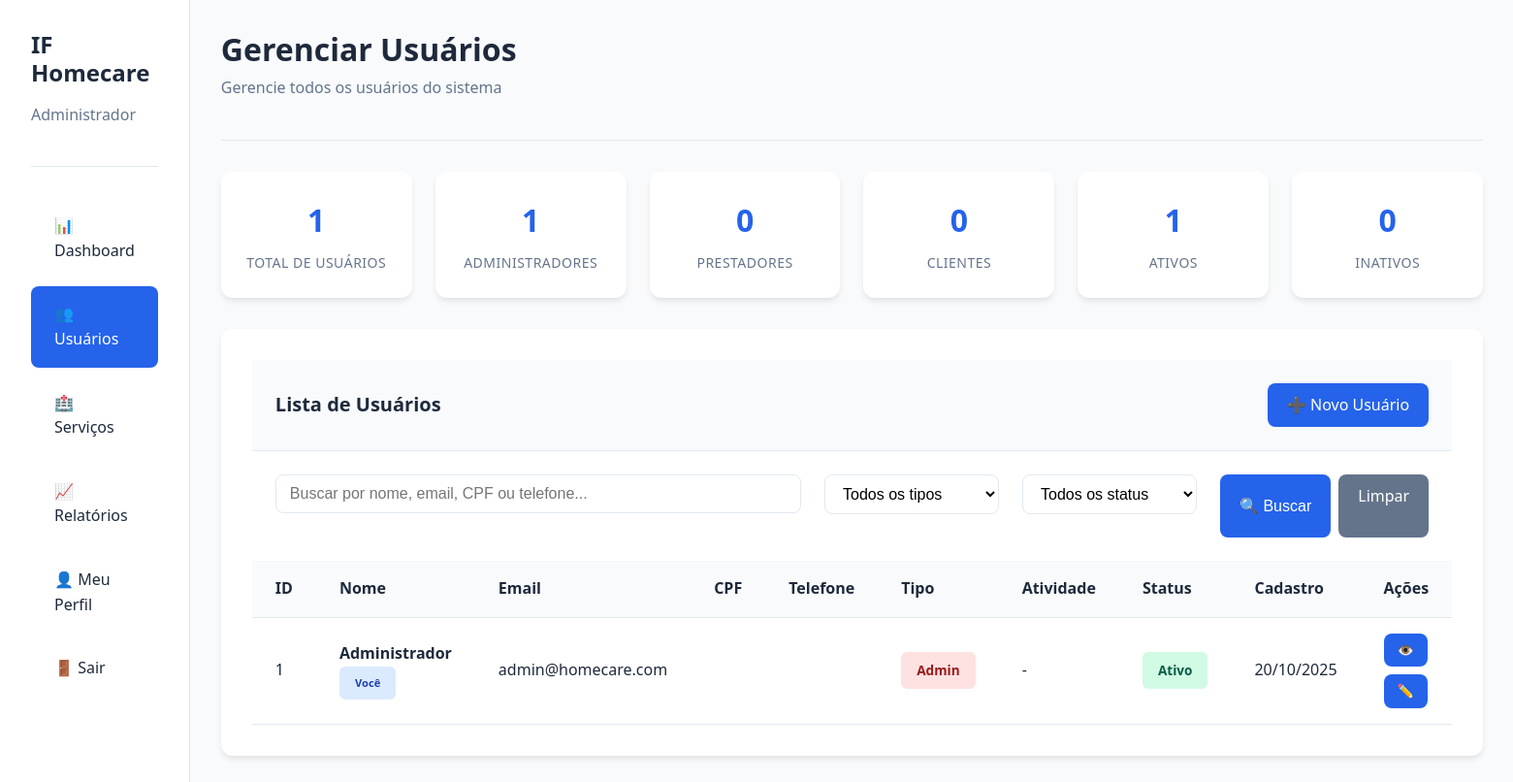
The app's page /admin/usuarios.php (signed in) with its own data.
### tables this page shows
CREATE TABLE usuarios (
    id INT AUTO_INCREMENT PRIMARY KEY,
    nome VARCHAR(100) NOT NULL,
    email VARCHAR(100) NOT NULL UNIQUE,
    senha VARCHAR(255) NOT NULL,
    telefone VARCHAR(20),
    cpf VARCHAR(14) UNIQUE,
    tipo_usuario ENUM('admin', 'prestador', 'cliente') NOT NULL,
    foto_perfil VARCHAR(255) DEFAULT NULL,
    status ENUM('ativo', 'inativo') DEFAULT 'ativo',
    data_cadastro TIMESTAMP DEFAULT CURRENT_TIMESTAMP,
    data_atualizacao TIMESTAMP DEFAULT CURRENT_TIMESTAMP ON UPDATE CURRENT_TIMESTAMP,
    INDEX idx_email (email),
    INDEX idx_tipo_usuario (tipo_usuario),
    INDEX idx_status (status)
);

### includes/funcoes.php (called while the page is built, shortened)
<?php
function isLoggedIn()
{
    return isset($_SESSION['user_id']);
}
function getLoggedUser()
{
    return [
        'id' => $_SESSION['user_id'],
        'nome' => $_SESSION['user_nome'],
        'email' => $_SESSION['user_email'],
        'tipo' => $_SESSION['user_tipo']
    ];
}
function formatDateBR($date)
{
    return date('d/m/Y', strtotime($date));
}

### admin/usuarios.php (the view, shortened to what this page needs)
<?php
$db = getDB();
$user = getLoggedUser();
$search = $_GET['search'] ?? '';
$query = "SELECT u.*,
          (SELECT COUNT(*) FROM solicitacoes WHERE cliente_id = u.id) as total_como_cliente,
          (SELECT COUNT(*) FROM solicitacoes WHERE prestador_id = u.id) as total_como_prestador
          FROM usuarios u WHERE 1=1";
$params = [];
$query .= " ORDER BY u.data_cadastro DESC";
try {
    $stmt = $db->prepare($query);
    $stmt->execute($params);
    $usuarios = $stmt->fetchAll();
} catch (PDOException $e) {
    $usuarios = [];
    $error = "Erro ao buscar usuários";
}
try {
    $stmt = $db->query("SELECT
        COUNT(*) as total,
        SUM(CASE WHEN tipo_usuario = 'admin' THEN 1 ELSE 0 END) as admins,
        SUM(CASE WHEN tipo_usuario = 'prestador' THEN 1 ELSE 0 END) as prestadores,
        SUM(CASE WHEN tipo_usuario = 'cliente' THEN 1 ELSE 0 END) as clientes,
        SUM(CASE WHEN status = 'ativo' THEN 1 ELSE 0 END) as ativos,
        SUM(CASE WHEN status = 'inativo' THEN 1 ELSE 0 END) as inativos
        FROM usuarios
    ");
    $stats = $stmt->fetch();
} catch (PDOException $e) {
    $stats = ['total' => 0, 'admins' => 0, 'prestadores' => 0, 'clientes' => 0, 'ativos' => 0, 'inativos' => 0];
}
?>
<!DOCTYPE html>
<html lang="pt-BR">
<head>
    <link rel="stylesheet" href="../assets/css/style.css">
</head>
<body>
<div class="dashboard">
    <aside class="sidebar">
        <div class="sidebar-header">
            <h3><?= SITE_NAME ?></h3>
            <p>Administrador</p>
        </div>
        <ul class="sidebar-menu">
            <li><a href="index.php">📊 Dashboard</a></li>
            <li><a href="usuarios.php" class="active">👥 Usuários</a></li>
            <li><a href="servicos.php">🏥 Serviços</a></li>
            <li><a href="relatorios.php">📈 Relatórios</a></li>
            <li><a href="perfil.php">👤 Meu Perfil</a></li>
            <li><a href="../auth/logout.php">🚪 Sair</a></li>
        </ul>
    </aside>
    <main class="main-content">
        <div class="page-header">
            <h1>Gerenciar Usuários</h1>
            <p>Gerencie todos os usuários do sistema</p>
        </div>
        <div class="stats-grid" style="grid-template-columns: repeat(auto-fit, minmax(150px, 1fr));">
            <div class="stat-card">
                <div class="stat-value"><?= $stats['total'] ?></div>
                <div class="stat-label">Total de Usuários</div>
            </div>
            <div class="stat-card">
                <div class="stat-value"><?= $stats['admins'] ?></div>
                <div class="stat-label">Administradores</div>
            </div>
            <div class="stat-card">
                <div class="stat-value"><?= $stats['prestadores'] ?></div>
                <div class="stat-label">Prestadores</div>
            </div>
            <div class="stat-card">
                <div class="stat-value"><?= $stats['clientes'] ?></div>
                <div class="stat-label">Clientes</div>
            </div>
            <div class="stat-card">
                <div class="stat-value"><?= $stats['ativos'] ?></div>
                <div class="stat-label">Ativos</div>
            </div>
            <div class="stat-card">
                <div class="stat-value"><?= $stats['inativos'] ?></div>
                <div class="stat-label">Inativos</div>
            </div>
        </div>
        <div class="card">
            <div class="card-header d-flex justify-between align-center">
                <h3>Lista de Usuários</h3>
                <a href="usuario_form.php" class="btn btn-primary">➕ Novo Usuário</a>
            </div>
            <form method="GET" class="mb-3" style="padding: 0 1.5rem;">
                <div class="form-row">
                    <div class="form-group">
                        <input type="text" name="search" placeholder="Buscar por nome, email, CPF ou telefone..."
                               value="<?= htmlspecialchars($search) ?>">
                    </div>
                    <div class="form-group" style="max-width: 180px;">
                        <select name="tipo">
                            <option value="">Todos os tipos</option>
                        </select>
                    </div>
                    <div class="form-group" style="max-width: 180px;">
                        <select name="status">
                            <option value="">Todos os status</option>
                        </select>
                    </div>
                    <div style="display: flex; gap: 0.5rem;">
                        <button type="submit" class="btn btn-primary">🔍 Buscar</button>
                        <a href="usuarios.php" class="btn btn-secondary">Limpar</a>
                    </div>
                </div>
            </form>
            <div class="table-responsive">
                <table>
                    <thead>
                    <tr>
                        <th>ID</th>
                        <th>Nome</th>
                        <th>Email</th>
                        <th>CPF</th>
                        <th>Telefone</th>
                        <th>Tipo</th>
                        <th>Atividade</th>
                        <th>Status</th>
                        <th>Cadastro</th>
                        <th>Ações</th>
                    </tr>
                    </thead>
                    <tbody>
                    <?php if (empty($usuarios)): ?>
                        <tr>
                            <td colspan="10" class="text-center">Nenhum usuário encontrado.</td>
                        </tr>
                    <?php else: ?>
                        <?php foreach ($usuarios as $usuario): ?>
                            <tr>
                                <td><?= $usuario['id'] ?></td>
                                <td>
                                    <strong><?= htmlspecialchars($usuario['nome']) ?></strong>
                                    <?php if ($usuario['id'] === $user['id']): ?>
                                        <span class="badge badge-info" style="font-size: 0.7rem;">Você</span>
                                    <?php endif; ?>
                                </td>
                                <td><?= htmlspecialchars($usuario['email']) ?></td>
                                <td><?= formatCPF($usuario['cpf']) ?></td>
                                <td><?= formatPhone($usuario['telefone']) ?></td>
                                <td>
                                    <?php
                                    $tipo_badges = [
                                        'admin' => ['class' => 'badge-error', 'label' => 'Admin'],
                                        'prestador' => ['class' => 'badge-info', 'label' => 'Prestador'],
                                        'cliente' => ['class' => 'badge-secondary', 'label' => 'Cliente']
                                    ];
                                    $badge = $tipo_badges[$usuario['tipo_usuario']];
                                    ?>
                                    <span class="badge <?= $badge['class'] ?>">
                                                <?= $badge['label'] ?>
                                            </span>
                                </td>
                                <td>
                                    <?php if ($usuario['tipo_usuario'] === 'cliente'): ?>
                                        <small><?= $usuario['total_como_cliente'] ?> solicitação(ões)</small>
                                    <?php elseif ($usuario['tipo_usuario'] === 'prestador'): ?>
                                        <small><?= $usuario['total_como_prestador'] ?> atendimento(s)</small>
                                    <?php else: ?>
                                        -
                                    <?php endif; ?>
                                </td>
                                <td>
                                    <?php if ($usuario['id'] !== $user['id']): ?>
                                        <form method="POST" style="display: inline;">
                                            <input type="hidden" name="action" value="toggle_status">
                                            <input type="hidden" name="id" value="<?= $usuario['id'] ?>">
                                            <input type="hidden" name="status" value="<?= $usuario['status'] ?>">
                                            <button type="submit" class="badge <?= $usuario['status'] === 'ativo' ? 'badge-success' : 'badge-error' ?>"
                                                    style="border: none; cursor: pointer;">
                                                <?= $usuario['status'] === 'ativo' ? 'Ativo' : 'Inativo' ?>
                                            </button>
                                        </form>
                                    <?php else: ?>
                                        <span class="badge badge-success">Ativo</span>
                                    <?php endif; ?>
                                </td>
                                <td><?= formatDateBR($usuario['data_cadastro']) ?></td>
                                <td>
                                    <div style="display: flex; gap: 0.5rem; flex-wrap: wrap;">
                                        <a href="usuario_detalhes.php?id=<?= $usuario['id'] ?>"
                                           class="btn btn-primary btn-sm" title="Ver detalhes">👁️</a>
                                        <a href="usuario_form.php?id=<?= $usuario['id'] ?>"
                                           class="btn btn-primary btn-sm" title="Editar">✏️</a>
                                    </div>
                                </td>
                            </tr>
                        <?php endforeach; ?>
                    <?php endif; ?>
                    </tbody>
                </table>
            </div>
        </div>
    </main>
</div>
</body>
</html>

### records on screen
usuarios: id "1", nome "Administrador", shows "Você", email "admin@homecare.com", tipo_usuario "Admin", shows "Ativo", data_cadastro "20/10/2025"

### other values on screen
SITE_NAME "IF Homecare"
$stats['total'] "1"
$stats['admins'] "1"
$stats['prestadores'] "0"
$stats['clientes'] "0"
$stats['ativos'] "1"
$stats['inativos'] "0"
